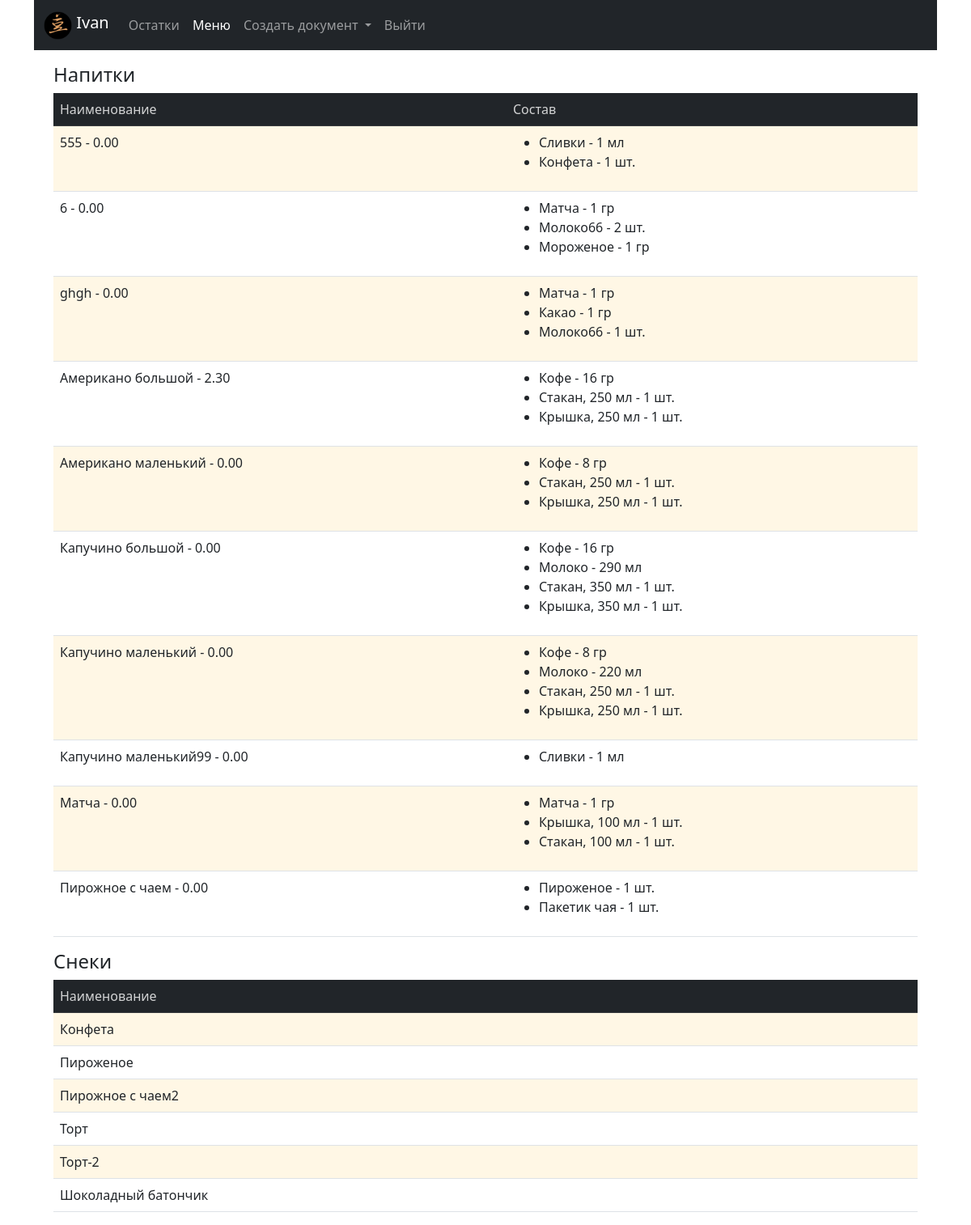
/menu (signed in), run on the app's committed database.
### cafecrm/models.py (models this page shows, shortened)
class Drink(models.Model):
    DRINK = 'drink'
    SNACK = 'snack'
    MENU_TYPE = ((DRINK, 'напиток'), (SNACK, 'штучный товар'))
    drink_name = models.CharField(max_length=50, verbose_name='Название')
    slug = models.SlugField(unique='drink_name', blank=True)
    menu_type = models.CharField(max_length=20, choices=MENU_TYPE, verbose_name='Категория')
    price = models.DecimalField(max_digits=10, decimal_places=2, default=0.00, verbose_name='Цена', blank=True, null=True)
    class Meta:
        ordering = ('drink_name',)
        verbose_name = 'Drink'
        verbose_name_plural = 'Drinks'

class DrinkItem(models.Model):
    drink = models.ForeignKey(Drink, related_name='items', on_delete=models.CASCADE, verbose_name='Название')
    product = models.ForeignKey(Products, related_name='drink_items', on_delete=models.PROTECT, verbose_name='Продукт')
    quantity = models.PositiveIntegerField(default=0, verbose_name='Количество')

class Products(models.Model):
    PRODUCT = 'product'
    SNACK = 'snack'
    TARE = 'tare'
    PRODUCT_TYPE = ((PRODUCT, 'продукт'), (SNACK, 'штучный товар'), (TARE, 'тара'))
    PC = 'шт.'
    ML = 'мл'
    GR = 'гр'
    UNITS = ((PC, 'шт.'), (ML, 'мл'), (GR, 'гр'))
    product_name = models.CharField(max_length=250, verbose_name='Наименование')
    unit = models.CharField(max_length=20, choices=UNITS, verbose_name='Единица измерения')
    product_type = models.CharField(max_length=20, choices=PRODUCT_TYPE, verbose_name='Категория')
    slug = models.SlugField(max_length=200, db_index=True, unique='product_name')
    price = models.DecimalField(max_digits=10, decimal_places=2, default=0.00, verbose_name='Цена', blank=True, null=True)
    stock = models.PositiveIntegerField(default=0, verbose_name='Остаток', blank=True, null=True)
    min_stock = models.PositiveSmallIntegerField(default=0, verbose_name='Минимальный остаток', blank=True, null=True)
    description = models.TextField(blank=True, verbose_name='Описание')
    need_to_order = property(
        lambda self: (self.min_stock - self.stock if self.stock < self.min_stock else 0)
        )
    class Meta:
        verbose_name = 'Product'
        verbose_name_plural = 'Products'
        ordering = ['product_type', 'product_name']
        index_together = (('id', 'slug'),)
    def __str__(self):
        return '{}'.format(self.product_name)

### cafecrm/views.py (the view)
# urls.py: path('menu', views.menu, name='menu'),
def menu(request):
    menu_drinks = Drink.objects.filter(menu_type='drink').order_by('drink_name')
    menu_snack = Drink.objects.filter(menu_type='snack').order_by('drink_name')
    drink_items = DrinkItem.objects.all()
    context = {
        'drink_items': drink_items,
        'menu_drinks': menu_drinks,
        'menu_snack': menu_snack,
    }
    return render(request,
                  'cafecrm/menu.html', context)

### doc_temp/context_processors.py (called while the page is built)
def doc(request):
    return {'doc_temp': Doctemp(request)}

### templates/cafecrm/menu.html (shortened to what this page needs)
{% extends "cafecrm/base.html" %}
{% load static %}
{% block content %}
<div class="container mt-3">
  <h4>Напитки</h4>
  <table class="table table-striped">
    <thead class="table-dark">
      <tr>
        <th>Наименование</th>
        <th>Состав</th>
      </tr>
    </thead>
    <tbody>
      {% for el in menu_drinks %}
        <tr>
          <td> {{ el.drink_name }} - {{ el.price }}</td>
          <td>
            <ul>
            {% for item in drink_items %}
              {% if item.drink_id == el.id %}
                <li>
                  {{ item.product }} - {{ item.quantity }} {{ item.product.unit }}
                </li>
              {% endif %}
            {% endfor %}
            </ul>
          </td>
        </tr>
      {% endfor %}
    </tbody>
  </table>
</div>
<div class="container mt-3">
  <h4>Снеки</h4>
  <table class="table table-striped">
    <thead class="table-dark">
      <tr>
        <th>Наименование</th>
      </tr>
    </thead>
    <tbody>
      {% for sn in menu_snack %}
        <tr>
          <td> {{ sn.drink_name }} </td>
        </tr>
      {% endfor %}
    </tbody>
  </table>
</div>
{% endblock %}

### templates/cafecrm/base.html (shortened to what this page needs)
{% load static %}
<!DOCTYPE html>
<html lang="en">
<head>
    <link rel="stylesheet" href="{% static 'cafecrm/css/bootstrap/css/bootstrap.min.css'%}" type="text/css">
    <link rel="stylesheet" href="{% static 'cafecrm/css/style.css'%}" type="text/css">
</head>
<body>
<div class="container">
  <nav class="navbar navbar-expand-lg navbar-dark bg-dark">
    <div class="container-fluid">
    <a class="navbar-brand" href="{% url 'cafecrm:home' %}">
      <img src="{% static 'cafecrm/img/minilogo_200x200.png' %}" alt="Logo" width="35" height="35" class="d-inline-block align-text-top">
      {{ user.first_name }}
    </a>
    {% if user.is_superuser %}
      <div class="collapse navbar-collapse" id="navbarNavDarkDropdown">
        <ul class="navbar-nav">
          <li class="nav-item">
            <a class="nav-link {% if request.resolver_match.url_name == 'stock' %} active {% endif %}"
            aria-current="page" href="{% url 'cafecrm:stock' %}"  hreflang="ar">Остатки</a>
          </li>
          <li class="nav-item">
            <a class="nav-link {% if request.resolver_match.url_name == 'menu' %} active {% endif %}"
            aria-current="page" href="{% url 'cafecrm:menu' %}">Меню</a>
          </li>
          <li class="nav-item dropdown">
            <a class="nav-link dropdown-toggle {% if request.resolver_match.url_name == 'add_simple_product' or request.resolver_match.url_name == 'products' or request.resolver_match.url_name == 'drinks'%} active {% endif %}"
            aria-current="page" href="#" role="button" data-bs-toggle="dropdown" aria-expanded="false">
            Создать документ
            </a>
            <ul class="dropdown-menu dropdown-menu-dark">
              <li><a class="dropdown-item" href="{% url 'cafecrm:add_simple_product' %}">Новый продукт</a></li>
              <li><a class="dropdown-item" href="{% url 'cafecrm:products_for_new_drink' %}">Добавить товар в меню</a></li>
              <li><a class="dropdown-item" href="{% url 'cafecrm:drinks' %}">Продажа</a></li>
              <li><a class="dropdown-item" href="{% url 'cafecrm:products' %}">Приход / расход</a></li>
            </ul>
          </li>
          <li class="nav-item">
            <a class="nav-link" href="admin/">Панель администратора</a>
          </li>
          <li class="nav-item">
            <a class="nav-link" href="{% url 'cafecrm:logout' %}">Выйти</a>
          </li>
        </ul>
      </div>
    {% elif user.is_staff %}
      <div class="collapse navbar-collapse" id="navbarNavDarkDropdown">
        <ul class="navbar-nav">
          <li class="nav-item">
            <a class="nav-link {% if request.resolver_match.url_name == 'stock' %} active {% endif %}"
            aria-current="page" href="{% url 'cafecrm:stock' %}"  hreflang="ar">Остатки</a>
          </li>
          <li class="nav-item">
            <a class="nav-link {% if request.resolver_match.url_name == 'menu' %} active {% endif %}"
            aria-current="page" href="{% url 'cafecrm:menu' %}">Меню</a>
          </li>
          <li class="nav-item dropdown">
            <a class="nav-link dropdown-toggle {% if request.resolver_match.url_name == 'add_simple_product' or request.resolver_match.url_name == 'products' or request.resolver_match.url_name == 'drinks'%} active {% endif %}"
              aria-current="page" href="#" role="button" data-bs-toggle="dropdown" aria-expanded="false">
              Создать документ
            </a>
          </li>
          <li class="nav-item">
            <a class="nav-link" href="{% url 'cafecrm:logout' %}">Выйти</a>
          </li>
        </ul>
      </div>
    {% endif %}
    </div>
  </nav>
<div class="container">
{% block content %}
{% endblock %}
</div>
</div>
</body>
</html>

### cafecrm/static/cafecrm/css/style.css (style rules this page uses)
:root { --color-gold: #e0a164 }
.table-striped>tbody>tr:nth-of-type(odd)>* { --bs-table-accent-bg: var(--bs-table-striped-bg); }
th { font-weight: inherit; color: rgba(255, 255, 255, 0.8) !important; }

### data on the page
Drink: drink_name "555", price "0.00"
DrinkItem: product "Сливки", quantity "1", product.unit "мл"
DrinkItem: product "Конфета", quantity "1", product.unit "шт."
Drink: drink_name "6", price "0.00"
DrinkItem: product "Матча", quantity "1", product.unit "гр"
DrinkItem: product "Молоко66", quantity "2", product.unit "шт."
DrinkItem: product "Мороженое", quantity "1", product.unit "гр"
Drink: drink_name "ghgh", price "0.00"
DrinkItem: product "Матча", quantity "1", product.unit "гр"
DrinkItem: product "Какао", quantity "1", product.unit "гр"
DrinkItem: product "Молоко66", quantity "1", product.unit "шт."
Drink: drink_name "Американо большой", price "2.30"
DrinkItem: product "Кофе", quantity "16", product.unit "гр"
DrinkItem: product "Стакан, 250 мл", quantity "1", product.unit "шт."
DrinkItem: product "Крышка, 250 мл", quantity "1", product.unit "шт."
Drink: drink_name "Американо маленький", price "0.00"
DrinkItem: product "Кофе", quantity "8", product.unit "гр"
DrinkItem: product "Стакан, 250 мл", quantity "1", product.unit "шт."
DrinkItem: product "Крышка, 250 мл", quantity "1", product.unit "шт."
Drink: drink_name "Капучино большой", price "0.00"
DrinkItem: product "Кофе", quantity "16", product.unit "гр"
DrinkItem: product "Молоко", quantity "290", product.unit "мл"
DrinkItem: product "Стакан, 350 мл", quantity "1", product.unit "шт."
DrinkItem: product "Крышка, 350 мл", quantity "1", product.unit "шт."
Drink: drink_name "Капучино маленький", price "0.00"
DrinkItem: product "Кофе", quantity "8", product.unit "гр"
DrinkItem: product "Молоко", quantity "220", product.unit "мл"
DrinkItem: product "Стакан, 250 мл", quantity "1", product.unit "шт."
DrinkItem: product "Крышка, 250 мл", quantity "1", product.unit "шт."
Drink: drink_name "Капучино маленький99", price "0.00"
DrinkItem: product "Сливки", quantity "1", product.unit "мл"
Drink: drink_name "Матча", price "0.00"
DrinkItem: product "Матча", quantity "1", product.unit "гр"
DrinkItem: product "Крышка, 100 мл", quantity "1", product.unit "шт."
DrinkItem: product "Стакан, 100 мл", quantity "1", product.unit "шт."
Drink: drink_name "Пирожное с чаем", price "0.00"
DrinkItem: product "Пироженое", quantity "1", product.unit "шт."
DrinkItem: product "Пакетик чая", quantity "1", product.unit "шт."
Drink: drink_name "Конфета"
Drink: drink_name "Пироженое"
Drink: drink_name "Пирожное с чаем2"
Drink: drink_name "Торт"
Drink: drink_name "Торт-2"
Drink: drink_name "Шоколадный батончик"

### other printed values
{{ user.first_name }} "Ivan"
